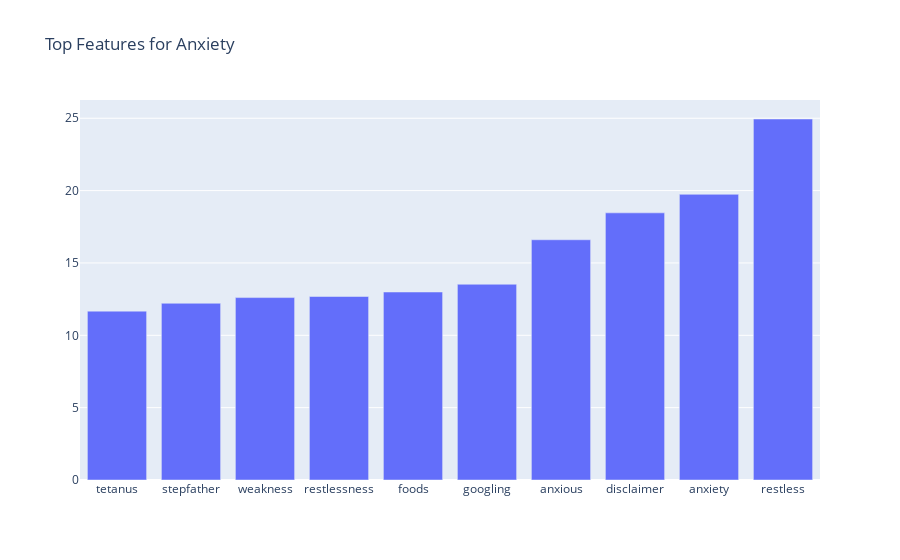
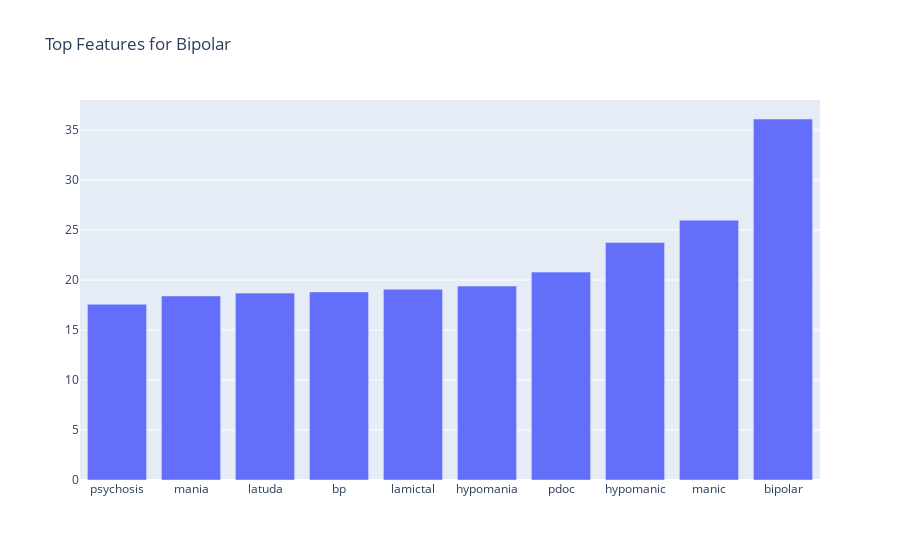
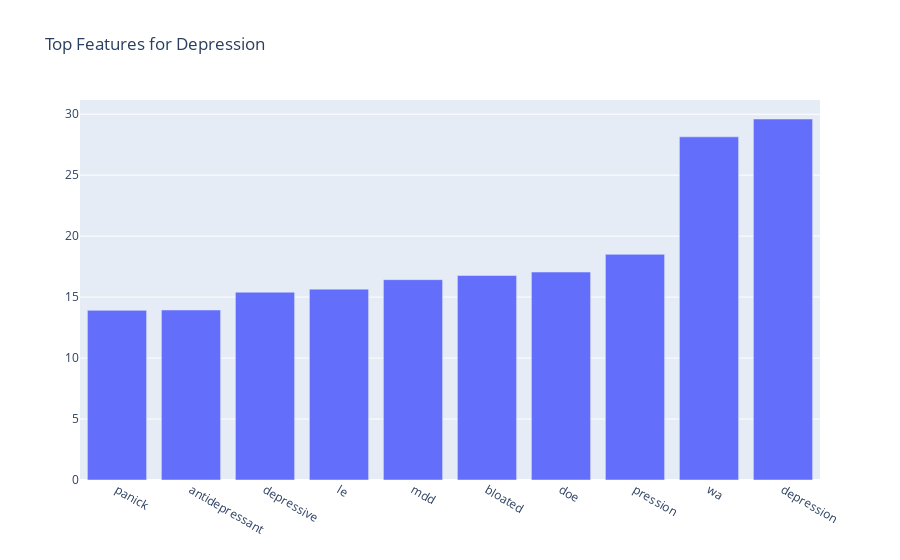
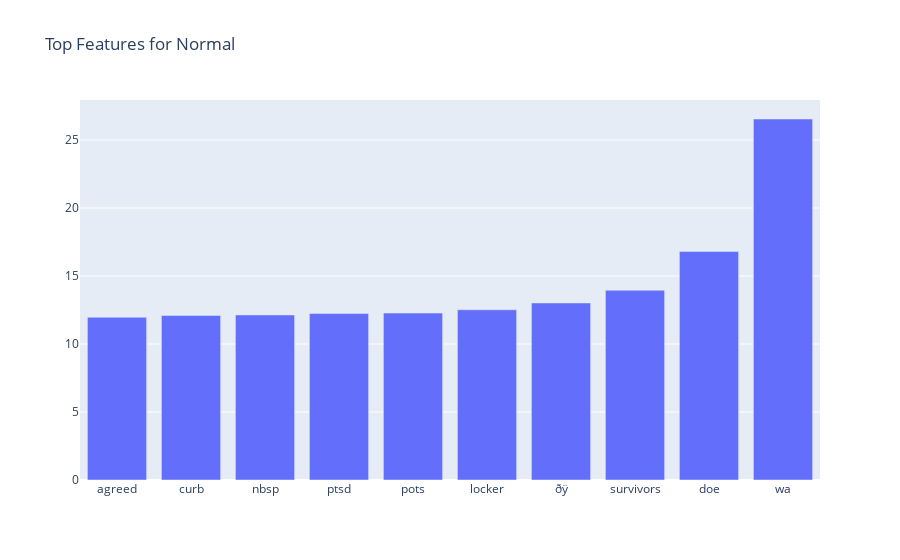

Notebook code for these charts, in order:
### Code cell
# Feature Importance
feature_names = vectorizer.get_feature_names_out()
coefs = best_model.coef_
for i, category in enumerate(best_model.classes_):
    top_features = coefs[i].argsort()[-10:]
    top_words = [feature_names[j] for j in top_features]
    top_scores = [coefs[i][j] for j in top_features]
    fig = go.Figure([go.Bar(x=top_words, y=top_scores)])
    fig.update_layout(title=f'Top Features for {category}')
    fig.show()

### Figure 1 — Plotly figure (JSON) as saved in the notebook; plotly's stock layout.template omitted (floating-point values rounded to 4 significant figures)
{"data": [{"type": "bar", "x": ["tetanus", "stepfather", "weakness", "restlessness", "foods", "googling", "anxious", "disclaimer", "anxiety", "restless"], "y": [11.67, 12.21, 12.61, 12.68, 12.99, 13.53, 16.6, 18.46, 19.74, 24.95]}], "layout": {"title": {"text": "Top Features for Anxiety"}}}

### Figure 2 — Plotly figure (JSON) as saved in the notebook; plotly's stock layout.template omitted (floating-point values rounded to 4 significant figures)
{"data": [{"type": "bar", "x": ["psychosis", "mania", "latuda", "bp", "lamictal", "hypomania", "pdoc", "hypomanic", "manic", "bipolar"], "y": [17.58, 18.41, 18.69, 18.81, 19.07, 19.4, 20.79, 23.76, 25.99, 36.11]}], "layout": {"title": {"text": "Top Features for Bipolar"}}}

### Figure 3 — Plotly figure (JSON) as saved in the notebook; plotly's stock layout.template omitted (floating-point values rounded to 4 significant figures)
{"data": [{"type": "bar", "x": ["panick", "antidepressant", "depressive", "le", "mdd", "bloated", "doe", "pression", "wa", "depression"], "y": [13.91, 13.94, 15.4, 15.65, 16.43, 16.77, 17.05, 18.51, 28.14, 29.61]}], "layout": {"title": {"text": "Top Features for Depression"}}}

### Figure 4 — Plotly figure (JSON) as saved in the notebook; plotly's stock layout.template omitted (floating-point values rounded to 4 significant figures)
{"data": [{"type": "bar", "x": ["agreed", "curb", "nbsp", "ptsd", "pots", "locker", "ðÿ", "survivors", "doe", "wa"], "y": [11.97, 12.09, 12.14, 12.24, 12.27, 12.52, 13.02, 13.96, 16.8, 26.55]}], "layout": {"title": {"text": "Top Features for Normal"}}}
